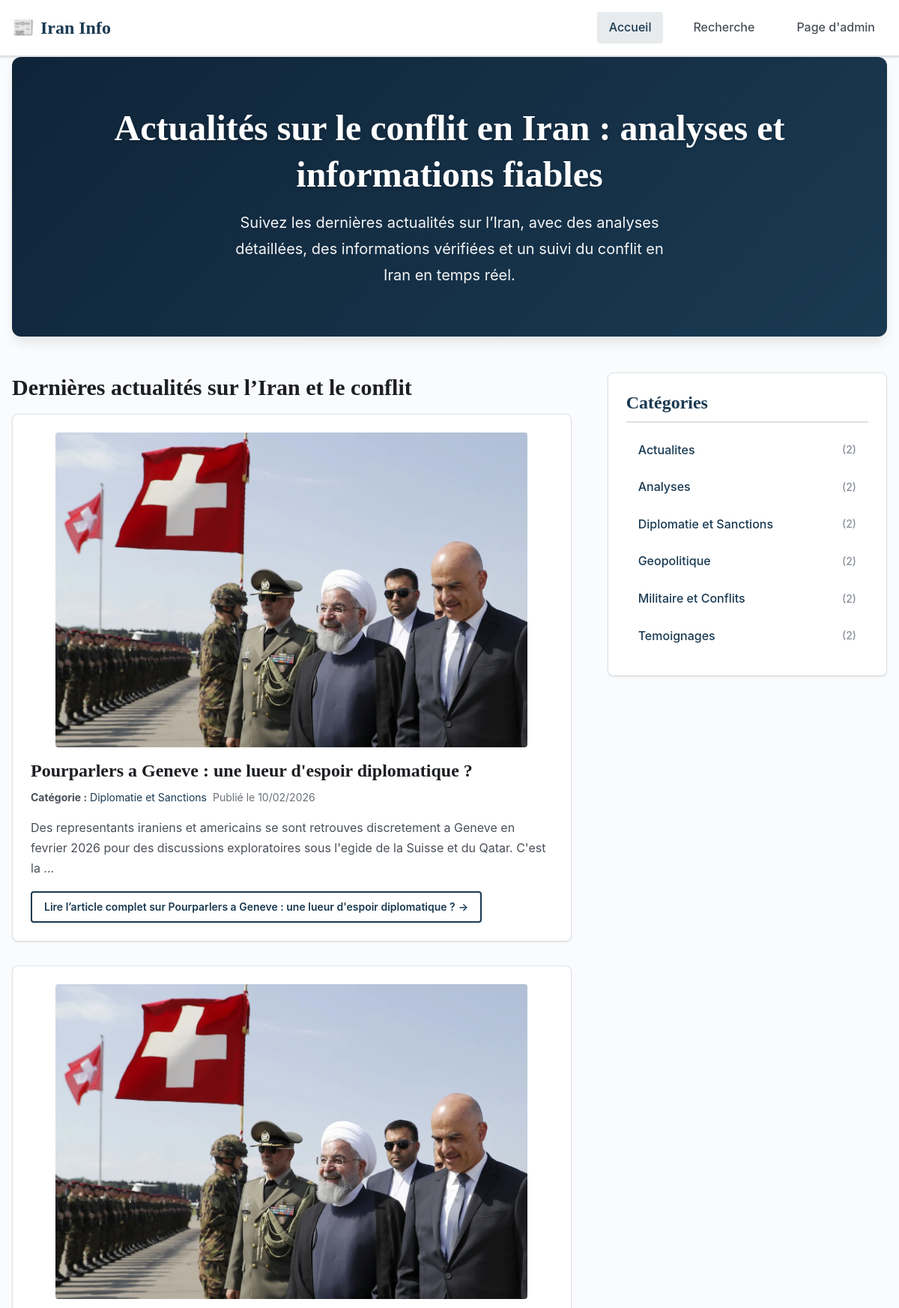
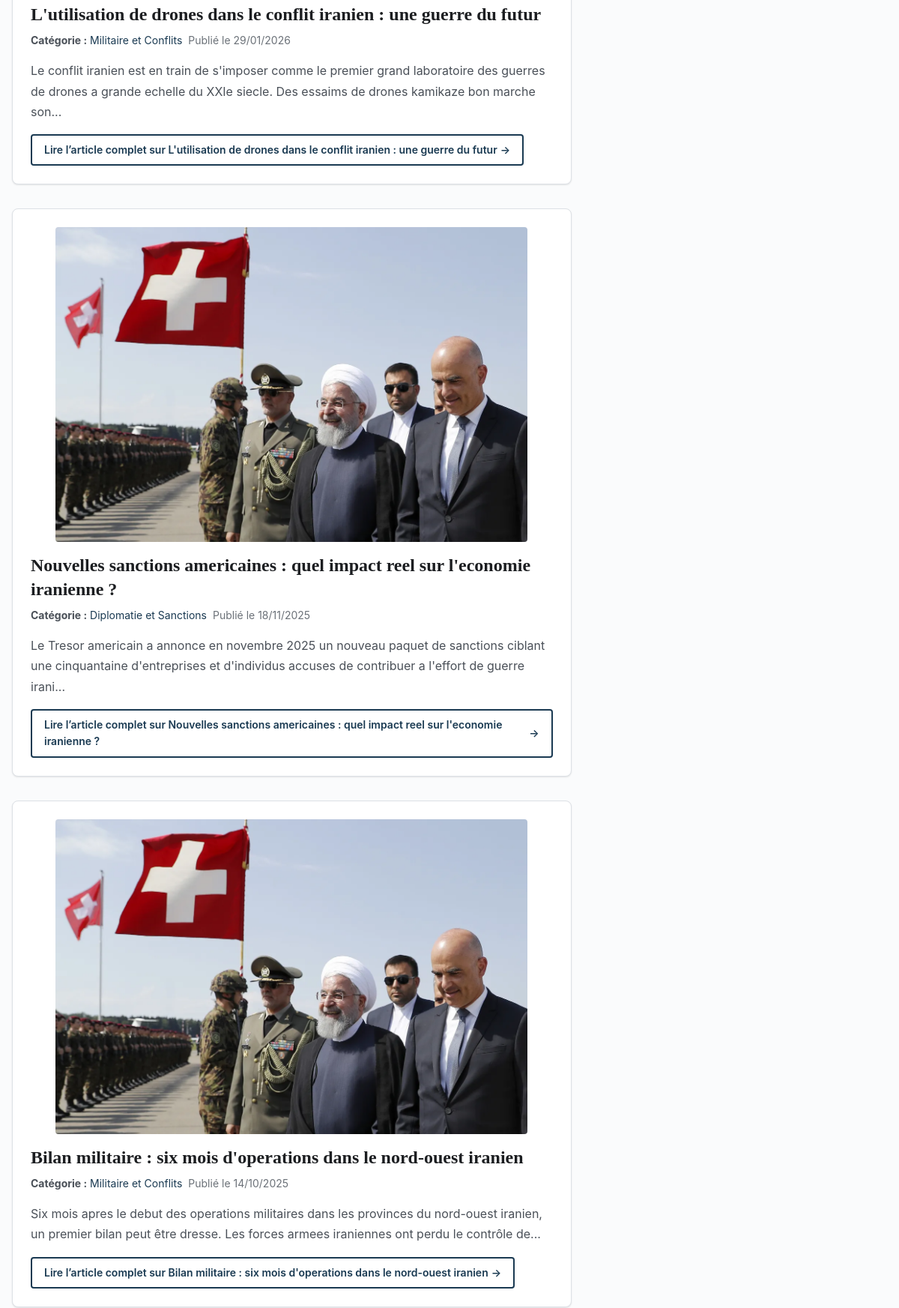
The page / (upper part) on the database its author committed (2 pictures, top to bottom).
### tables this page shows
CREATE TABLE article(
   id INT AUTO_INCREMENT,
  titre VARCHAR(255),
   contenu TEXT,
   date_pub DATE,
   id_categorie INT NOT NULL,
   PRIMARY KEY(id),
   FOREIGN KEY(id_categorie) REFERENCES categorie(id)
);

CREATE TABLE categorie(
   id INT AUTO_INCREMENT,
   libelle VARCHAR(50),
   PRIMARY KEY(id)
);

### src/Controllers/FrontController.php (called while the page is built, shortened)
<?php
class FrontController
{
    private $db;
    public function __construct()
    {
        $this->db = Database::getInstance();
    }
    public function home()
    {
        $articles = $this->getRecentArticles(10);
        $categories = $this->getCategoriesWithCount();
        require_once __DIR__ . '/../Views/front/layout/header.php';
        require_once __DIR__ . '/../Views/front/home.php';
        require_once __DIR__ . '/../Views/front/layout/footer.php';
    }
    private function getRecentArticles($limit = 10)
    {
        $sql = "SELECT a.id, a.titre, a.contenu, a.date_pub, a.id_categorie,
                       c.libelle AS categorie_libelle,
                       c.libelle AS category_name,
                       a.id_categorie AS category_id,
                       (
                           SELECT i.chemin
                           FROM image i
                           WHERE i.id_article = a.id AND i.type_image = 1
                           ORDER BY i.id ASC
                           LIMIT 1
                       ) AS image_url
                FROM article a
                LEFT JOIN categorie c ON a.id_categorie = c.id
                ORDER BY a.date_pub DESC
                LIMIT :limit";
        $stmt = $this->db->prepare($sql);
        $stmt->bindValue(':limit', (int) $limit, PDO::PARAM_INT);
        $stmt->execute();
        return $stmt->fetchAll();
    }
    private function getCategoriesWithCount()
    {
        $sql = "SELECT c.id, c.libelle, c.libelle AS name, COUNT(a.id) AS article_count
                FROM categorie c
                LEFT JOIN article a ON a.id_categorie = c.id
                GROUP BY c.id, c.libelle
                ORDER BY c.libelle ASC";
        return $this->db->query($sql)->fetchAll();
    }
}

### src/Core/Router.php (called while the page is built, shortened)
<?php
class Router
{
    private $routes = [];
    public function add($method, $route, $handler)
    {
        $route = trim($route, '/');
        $route = preg_replace('/\{([a-z]+)\}/', '(?P<$1>[a-z0-9-]+)', $route);
        $route = '#^' . $route . '$#';
        $this->routes[] = [
            'method' => $method,
            'route' => $route,
            'handler' => $handler
        ];
    }
    public function dispatch($method, $uri)
    {
        $uri = parse_url((string) $uri, PHP_URL_PATH) ?? '/';
        $uri = trim((string) $uri, '/');
        foreach ($this->routes as $route) {
            if ($route['method'] === $method && preg_match($route['route'], $uri, $matches)) {
                $params = array_filter($matches, 'is_string', ARRAY_FILTER_USE_KEY);
                $handler = explode('@', $route['handler']);
                $methodName = $handler[1];
                $controller = new $controllerName();
                return $controller->$methodName($params);
            }
        }
    }
}

### index.php (called while the page is built, shortened)
<?php
require_once __DIR__ . '/config/config.php';
spl_autoload_register(function ($class) {
    $baseDir = __DIR__ . '/src/';
    $file = $baseDir . str_replace('\\', '/', $class) . '.php';
});
$router = new Router();
$router->add('GET', '/', 'FrontController@home');
$router->add('GET', '/article/{id}', 'FrontController@showArticle');
$router->add('GET', '/categorie/{id}', 'FrontController@showCategory');
$router->add('GET', '/search', 'FrontController@search');
$router->add('GET', '/admin/login', 'AuthController@showLogin');
$router->add('POST', '/admin/login', 'AuthController@login');
$router->add('GET', '/admin/logout', 'AuthController@logout');
$router->add('GET', '/admin/dashboard', 'AdminController@dashboard');
$router->add('GET', '/admin/articles', 'AdminController@listArticles');
$router->add('POST', '/admin/articles/store', 'AdminController@storeArticle');
$router->add('POST', '/admin/articles/update/{id}', 'AdminController@updateArticle');
$router->add('POST', '/admin/articles/delete/{id}', 'AdminController@deleteArticle');
$router->add('POST', '/admin/articles/images/delete/{id}', 'AdminController@deleteArticleImage');
$router->add('GET', '/admin/categories', 'AdminController@listCategories');
$router->add('POST', '/admin/categories/store', 'AdminController@storeCategory');
$router->add('POST', '/admin/categories/update/{id}', 'AdminController@updateCategory');
$router->add('POST', '/admin/categories/delete/{id}', 'AdminController@deleteCategory');
$router->dispatch($_SERVER['REQUEST_METHOD'], $_SERVER['REQUEST_URI']);

### src/Core/Database.php (called while the page is built, shortened)
<?php
class Database
{
    private static $instance = null;
    private function __construct()
    {
        try {
            $this->connection = new PDO(
                "mysql:host=" . DB_HOST . ";dbname=" . DB_NAME . ";charset=utf8mb4",
                DB_USER,
                DB_PASS,
                [
                    PDO::ATTR_ERRMODE => PDO::ERRMODE_EXCEPTION,
                    PDO::ATTR_DEFAULT_FETCH_MODE => PDO::FETCH_ASSOC,
                    PDO::ATTR_EMULATE_PREPARES => false
                ]
            );
        } catch (PDOException $e) {
            die("Erreur de connexion : " . $e->getMessage());
        }
    }
    public static function getInstance()
    {
        if (self::$instance === null) {
            self::$instance = new self();
        }
        return self::$instance->connection;
    }
}

### config/config.php (called while the page is built, shortened)
<?php
if (!function_exists('app_url')) {
    function app_url($path = '')
    {
        $path = ltrim((string) $path, '/');
        return $path === '' ? APP_URL : APP_URL . '/' . $path;
    }
}
if (!function_exists('slugify')) {
    function slugify($text)
    {
        $text = trim((string) $text);
        $text = html_entity_decode($text, ENT_QUOTES | ENT_HTML5, 'UTF-8');
        if (function_exists('iconv')) {
            $converted = @iconv('UTF-8', 'ASCII//TRANSLIT//IGNORE', $text);
            if ($converted !== false) {
                $text = $converted;
            }
        }
        $text = strtolower($text);
        $text = preg_replace('/[^a-z0-9]+/', '-', $text);
        $text = trim((string) $text, '-');
        return $text;
    }
}
if (!function_exists('article_url')) {
    function article_url($id, $title = '')
    {
        $id = (int) $id;
        $slug = slugify($title);
        $segment = $id . ($slug !== '' ? '-' . $slug : '');
        return app_url('article/' . rawurlencode($segment));
    }
}
if (!function_exists('category_url')) {
    function category_url($id, $label = '')
    {
        $id = (int) $id;
        $slug = slugify($label);
        $segment = $id . ($slug !== '' ? '-' . $slug : '');
        return app_url('categorie/' . rawurlencode($segment));
    }
}
if (!function_exists('image_url')) {
    function image_url($path = '', $fallback = 'assets/images/default-og-image.jpg')
    {
        $path = trim((string) $path);
        $normalized = ltrim($path, '/');
        if (strpos($normalized, 'uploads/') === 0 && strpos($normalized, 'uploads/articles/') !== 0) {
            $legacyCandidate = 'uploads/articles/' . basename($normalized);
            $legacyFullPath = __DIR__ . '/../public/' . $legacyCandidate;
        }
        $fullPath = __DIR__ . '/../public/' . $normalized;
        return app_url($normalized);
    }
}

### src/Views/front/home.php (the view)
<?php
$articles = $articles ?? [];
$categories = $categories ?? [];
?>
<main id="main-content" class="container" role="main">
    <section class="home-hero" aria-labelledby="site-title">
        <h1 id="site-title">Actualités sur le conflit en Iran : analyses et informations fiables</h1>
        <p>
            Suivez les dernières actualités sur l’Iran, avec des analyses détaillées, des informations vérifiées et un suivi du conflit en Iran en temps réel.
        </p>
    </section>
    <div class="home-grid">
        <section aria-labelledby="recent-articles-title">
            <h2 id="recent-articles-title">Dernières actualités sur l’Iran et le conflit</h2>
            <?php if (empty($articles)): ?>
                <div class="empty-state" style="padding:var(--spacing-2xl);text-align:center;background:var(--color-surface);border:1px solid var(--color-border);border-radius:var(--border-radius-md);">
                    <p style="color:var(--color-text-secondary);margin:0;">
                        Aucun article sur le conflit en Iran n’est disponible pour le moment.
                    </p>
                </div>
            <?php else: ?>
                <div class="articles-list">
                    <?php foreach ($articles as $article): ?>
                        <?php
                        $articleId = $article['id'] ?? '';
                        $title = $article['titre'] ?? '';
                        $content = $article['contenu'] ?? '';
                        $categoryName = $article['categorie_libelle'] ?? ($article['category_name'] ?? 'Général');
                        $publishedAt = $article['date_pub'] ?? null;
                        $imageUrl = $article['image_url'] ?? '';
                        $excerpt = mb_substr(trim(strip_tags((string) $content)), 0, 180);
                        if (mb_strlen(trim(strip_tags((string) $content))) > 180) {
                            $excerpt .= '...';
                        }
                        $articleUrl = article_url($articleId, $title);
                        $categoryUrl = isset($article['id_categorie']) ? category_url((int) $article['id_categorie'], $categoryName) : '#';
                        ?>
                        <article class="article-card">
                            <?php if (!empty($imageUrl)): ?>
                                <a
                                    href="<?= $articleUrl ?>"
                                    title="Lire l’article : <?= htmlspecialchars((string) $title, ENT_QUOTES, 'UTF-8') ?>"
                                    rel="noopener"
                                >
                                    <img
                                        src="<?= htmlspecialchars(image_url((string) $imageUrl), ENT_QUOTES, 'UTF-8') ?>"
                                        class="js-zoomable-image"
                                        alt="Image illustrant <?= htmlspecialchars((string) $title, ENT_QUOTES, 'UTF-8') ?> - actualité sur le conflit en Iran"
                                        width="1200"
                                        height="675"
                                        loading="lazy">
                                </a>
                            <?php endif; ?>
                            <h3>
                                <a
                                    href="<?= $articleUrl ?>"
                                    title="Consulter l’analyse complète : <?= htmlspecialchars((string) $title, ENT_QUOTES, 'UTF-8') ?>"
                                    rel="noopener"
                                >
                                    <?= htmlspecialchars((string) $title, ENT_QUOTES, 'UTF-8') ?>
                                </a>
                            </h3>
                            <div class="article-meta">
                                <span>
                                    <strong>Catégorie :</strong>
                                    <a
                                        href="<?= $categoryUrl ?>"
                                        title="Voir les articles de la catégorie <?= htmlspecialchars((string) $categoryName, ENT_QUOTES, 'UTF-8') ?>"
                                        rel="noopener"
                                    >
                                        <?= htmlspecialchars((string) $categoryName, ENT_QUOTES, 'UTF-8') ?>
                                    </a>
                                </span>
                                <?php if (!empty($publishedAt)): ?>
                                    <time datetime="<?= htmlspecialchars((string) $publishedAt, ENT_QUOTES, 'UTF-8') ?>">
                                        Publié le <?= htmlspecialchars((string) date('d/m/Y', strtotime((string) $publishedAt)), ENT_QUOTES, 'UTF-8') ?>
                                    </time>
                                <?php endif; ?>
                            </div>
                            <p class="article-excerpt">
                                <?= htmlspecialchars((string) $excerpt, ENT_QUOTES, 'UTF-8') ?>
                            </p>
                            <a
                                href="<?= $articleUrl ?>"
                                class="read-more"
                                title="Lire l’article complet : <?= htmlspecialchars((string) $title, ENT_QUOTES, 'UTF-8') ?>"
                                rel="noopener"
                            >
                                Lire l’article complet sur <?= htmlspecialchars((string) $title, ENT_QUOTES, 'UTF-8') ?>
                                <span aria-hidden="true">→</span>
                            </a>
                        </article>
                    <?php endforeach; ?>
                </div>
            <?php endif; ?>
        </section>
        <aside aria-labelledby="categories-title">
            <h2 id="categories-title">Catégories</h2>
            <?php if (empty($categories)): ?>
                <p style="color:var(--color-text-secondary);">Aucune catégorie disponible.</p>
            <?php else: ?>
                <ul>
                    <?php foreach ($categories as $category): ?>
                        <?php
                        $categoryId = $category['id'] ?? '';
                        $categoryLabel = $category['libelle'] ?? ($category['name'] ?? 'Sans nom');
                        $count = isset($category['article_count']) ? (int) $category['article_count'] : null;
                        ?>
                        <li>
                            <a href="<?= htmlspecialchars(category_url((int) $categoryId, $categoryLabel), ENT_QUOTES, 'UTF-8') ?>">
                                <?= htmlspecialchars((string) $categoryLabel, ENT_QUOTES, 'UTF-8') ?>
                                <?php if ($count !== null): ?>
                                    <span>(<?= $count ?>)</span>
                                <?php endif; ?>
                            </a>
                        </li>
                    <?php endforeach; ?>
                </ul>
            <?php endif; ?>
        </aside>
    </div>
</main>

### rows shown on the page
article: titre "Pourparlers a Geneve : une lueur d'espoir diplomatique ?", id_categorie.libelle "Diplomatie et Sanctions", date_pub "10/02/2026", contenu "Des representants iraniens et americains se sont retrouves discretement a Geneve en fevrier 2026 pour des discussions exploratoires sous l'egide de la Suisse et du Qatar. C'est la ..."
article: titre "L'utilisation de drones dans le conflit iranien : une guerre du futur", id_categorie.libelle "Militaire et Conflits", date_pub "29/01/2026", contenu "Le conflit iranien est en train de s'imposer comme le premier grand laboratoire des guerres de drones a grande echelle du XXIe siecle. Des essaims de drones kamikaze bon marche son..."
article: titre "Nouvelles sanctions americaines : quel impact reel sur l'economie iranienne ?", id_categorie.libelle "Diplomatie et Sanctions", date_pub "18/11/2025", contenu "Le Tresor americain a annonce en novembre 2025 un nouveau paquet de sanctions ciblant une cinquantaine d'entreprises et d'individus accuses de contribuer a l'effort de guerre irani..."
article: titre "Bilan militaire : six mois d'operations dans le nord-ouest iranien", id_categorie.libelle "Militaire et Conflits", date_pub "14/10/2025", contenu "Six mois apres le debut des operations militaires dans les provinces du nord-ouest iranien, un premier bilan peut être dresse. Les forces armees iraniennes ont perdu le contrôle de..."
categorie: libelle "Actualites", count "2"
categorie: libelle "Analyses", count "2"
categorie: libelle "Diplomatie et Sanctions", count "2"
categorie: libelle "Geopolitique", count "2"
categorie: libelle "Militaire et Conflits", count "2"
categorie: libelle "Temoignages", count "2"
